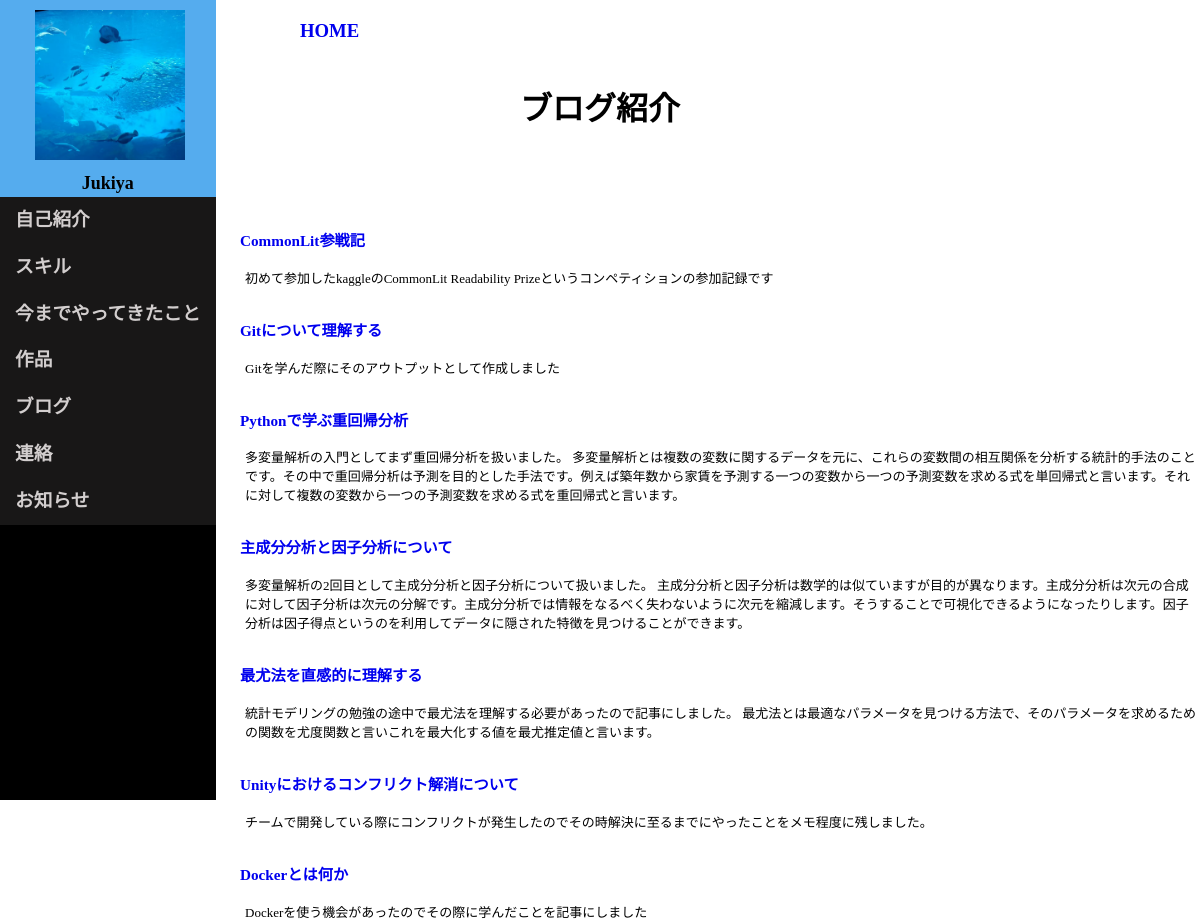
Screenshot of /blog/ with the database file from the repository.
### myapp/models.py (models this page shows, shortened)
class BlogModel(models.Model):
    title = models.CharField(max_length=100, blank=True)
    summary = models.TextField(max_length=300, blank=True)
    url = models.URLField(blank=True)
    script = models.TextField(max_length=10000, blank=True)

### myapp/views.py (the view)
# urls.py: path("blog/", views.BlogView.as_view(), name="blog"),
class BlogView(View):
    def get(self, request, *args, **kwargs):
        blog_data = BlogModel.objects.all()
        return render(request, "myapp/blog.html", {"blog_data":blog_data})

### myapp/templates/myapp/blog.html (shortened to what this page needs)
<!DOCTYPE html>
{% load static %}
<html lang="en">
    <head>
        <link rel="stylesheet" type="text/css" href="{% static 'css/blog.css' %}">
        <div class="header">
            <div class="profile">
                <img src="/media/img/upload/my_favorite_photo.jpg" , alt="profile_icon" , width="150" , height="150">
                <h1><font color="black">Jukiya</font></h1>
            </div>
            <div class="page_link">
                <h3 id="introduction">自己紹介</h3>
                <h3 id="skill">スキル</h3>
                <h3 id="experience">今までやってきたこと</h3>
                <h3 id="works">作品</h3>
                <h3 id="blog">ブログ</h3>
                <h3 id="contact">連絡</h3>
                <h3 id="news">お知らせ</h3>
            </div>
        </div>
    </head>
    <body>
        <div class="title">
            <a href="{% url 'myapp:home' %}"><h3>HOME</h3></a>
            <h1 class="blog">ブログ紹介</h1>
        </div>
        <div class="blog_content", id="blogcontent">
            {% for blog in blog_data %}
            <ul>
                <li><a href="{{blog.url}}" ><h3>{{blog.title}}</h3></a></li>
                <li><p>{{ blog.summary | linebreaks }}</p></li>
            </ul>
            {% endfor %}
        </div>
    </body>
</html>

### myapp/static/css/blog.css (style rules this page uses)
* { margin: 0; padding: 0; }
.header { float: left; width: -webkit-max-content; width: -moz-max-content; width: max-content; min-height: 100vh; position: fixed; background-color: black; }
.profile { background-color: #55acee; }
.profile img { height: 150px; width: 150px; -o-object-fit: cover; object-fit: cover; display: block; padding: 10px 10px 10px 35px; }
.profile h1 { text-align: center; font-size: large; line-height: 1.5; }
.page_link { background-color: #181717; line-height: 2.5; }
.page_link h3 { padding-left: 15px; padding-right: 15px; color: rgb(210, 206, 206); cursor: pointer; }
.title h1 { padding-top: 0%; font-size: xx-large; text-align: center; line-height: 175px; color: #000000; }
.title h3 { display: inline-block; padding-left: 300px; transform: translateY(20px); }
.title a { text-decoration: none; }
.blog_content { padding-left: 225px; }
.blog_content li { list-style: none; }
.blog_content h3 { padding: 15px; line-height: 1.5; }
.blog_content p { padding-left: 20px; font-size: small; }
.blog_content a { padding-left: 20px; font-size: small; text-decoration: none; }

### rows the page displays
BlogModel: title "CommonLit参戦記", summary "初めて参加したkaggleのCommonLit Readability Prizeというコンペティションの参加記録です"
BlogModel: title "Gitについて理解する", summary "Gitを学んだ際にそのアウトプットとして作成しました"
BlogModel: title "Pythonで学ぶ重回帰分析", summary "多変量解析の入門としてまず重回帰分析を扱いました。 多変量解析とは複数の変数に関するデータを元に、これらの変数間の相互関係を分析する統計的手法のことです。その中で重回帰分析は予測を目的とした手法です。例えば築年数から家賃を予測する一つの変数から一つの予測変数を求める式を単回帰式と言います。それに対して複数の変数から一つの予測変数を求める式を重回帰式と言います。"
BlogModel: title "主成分分析と因子分析について", summary "多変量解析の2回目として主成分分析と因子分析について扱いました。 主成分分析と因子分析は数学的は似ていますが目的が異なります。主成分分析は次元の合成に対して因子分析は次元の分解です。主成分分析では情報をなるべく失わないように次元を縮減します。そうすることで可視化できるようになったりします。因子分析は因子得点というのを利用してデータに隠された特徴を見つけることができます。"
BlogModel: title "最尤法を直感的に理解する", summary "統計モデリングの勉強の途中で最尤法を理解する必要があったので記事にしました。 最尤法とは最適なパラメータを見つける方法で、そのパラメータを求めるための関数を尤度関数と言いこれを最大化する値を最尤推定値と言います。"
BlogModel: title "Unityにおけるコンフリクト解消について", summary "チームで開発している際にコンフリクトが発生したのでその時解決に至るまでにやったことをメモ程度に残しました。"
BlogModel: title "Dockerとは何か", summary "Dockerを使う機会があったのでその際に学んだことを記事にしました"
